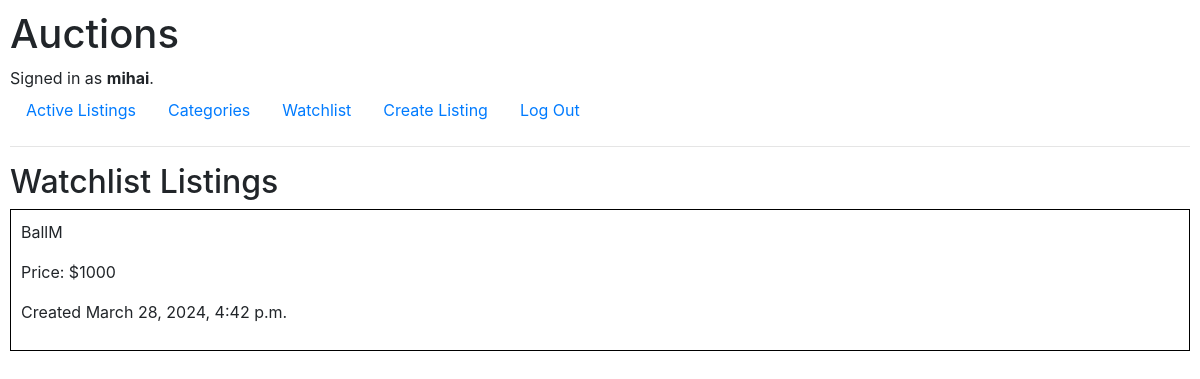
Screenshot of /watchlist (signed in) with the database file from the repository.
### auctions/models.py (models this page shows, shortened)
class User(AbstractUser):
    pass

class Watchlist(models.Model):
    id = id = models.BigAutoField(primary_key=True)
    watchlist_user = models.ForeignKey(User, on_delete=models.CASCADE, related_name="watchlist_items")
    watchlist_auction = models.ForeignKey(AuctionListing, on_delete=models.CASCADE, related_name="watchlist_listings")

class AuctionListing(models.Model):
    id = models.BigAutoField(primary_key=True)
    auctioneer = models.ForeignKey(User, on_delete=models.CASCADE, related_name="listings", default=1)
    title = models.CharField(max_length=64)
    description = models.CharField(max_length=255)
    starting_bid = models.IntegerField()
    date_created = models.DateTimeField(auto_now_add=True)
    image_url = models.URLField(blank=True, null=True)
    category = models.ForeignKey(Category, on_delete=models.CASCADE, related_name="auctions")

### auctions/views.py (the view)
# urls.py: path("watchlist", views.watchlist_view, name="watchlist_view"),
@login_required
def watchlist_view(request):
    watchlist_items = Watchlist.objects.filter(watchlist_user=request.user).order_by("id")
    return render(request, "auctions/watchlist.html", {
        "watchlist_items": watchlist_items
    })

### auctions/templates/auctions/watchlist.html
{% extends "auctions/layout.html" %}
{% block body %}
    <h2>Watchlist Listings</h2>
    <div>
        {% for watchlist_item in watchlist_items %}
            <a href="{% url 'listing_view' watchlist_item.watchlist_auction.id%}" class="auction-link">
                <div class="auction">
                    <p>{{ watchlist_item.watchlist_auction.title }}</p>
                    <p>Price: ${{ watchlist_item.watchlist_auction.starting_bid }}</p>
                    <p>Created {{ watchlist_item.watchlist_auction.date_created }}</p>
                </div>
            </a>
        {% endfor %}
    </div>
{% endblock %}

### auctions/templates/auctions/layout.html (shortened to what this page needs)
{% load static %}
<!DOCTYPE html>
<html lang="en">
    <head>
        <link rel="stylesheet" href="https://stackpath.bootstrapcdn.com/bootstrap/4.4.1/css/bootstrap.min.css">
        <link href="{% static 'auctions/styles.css' %}" rel="stylesheet">
    </head>
    <body>
        <h1>Auctions</h1>
        <div>
            {% if user.is_authenticated %}
                Signed in as <strong>{{ user.username }}</strong>.
            {% else %}
                Not signed in.
            {% endif %}
        </div>
        <ul class="nav">
            <li class="nav-item">
                <a class="nav-link" href="{% url 'index' %}">Active Listings</a>
            </li>
            {% if user.is_authenticated %}
                <li class="nav-item">
                    <a class="nav-link" href="">Categories</a>
                </li>
                <li class="nav-item">
                    <a class="nav-link" href="{% url 'watchlist_view' %}">Watchlist</a>
                </li>
                <li class="nav-item">
                    <a class="nav-link" href="{% url 'create_listing' %}">Create Listing</a>
                </li>
                <li class="nav-item">
                    <a class="nav-link" href="{% url 'logout' %}">Log Out</a>
                </li>
            {% endif %}
        </ul>
        <hr>
        {% block body %}
        {% endblock %}
    </body>
</html>

### auctions/static/auctions/styles.css (style rules this page uses)
body { padding: 10px; }
.auction { border: 1px solid black; padding: 10px; margin-bottom: 10px; }
a.auction-link { text-decoration: none; color: inherit; }

### rows the page displays
User: username "mihai"
Watchlist: watchlist_auction "BallM", watchlist_auction.starting_bid "1000", watchlist_auction.date_created "March 28, 2024, 4:42 p.m."
